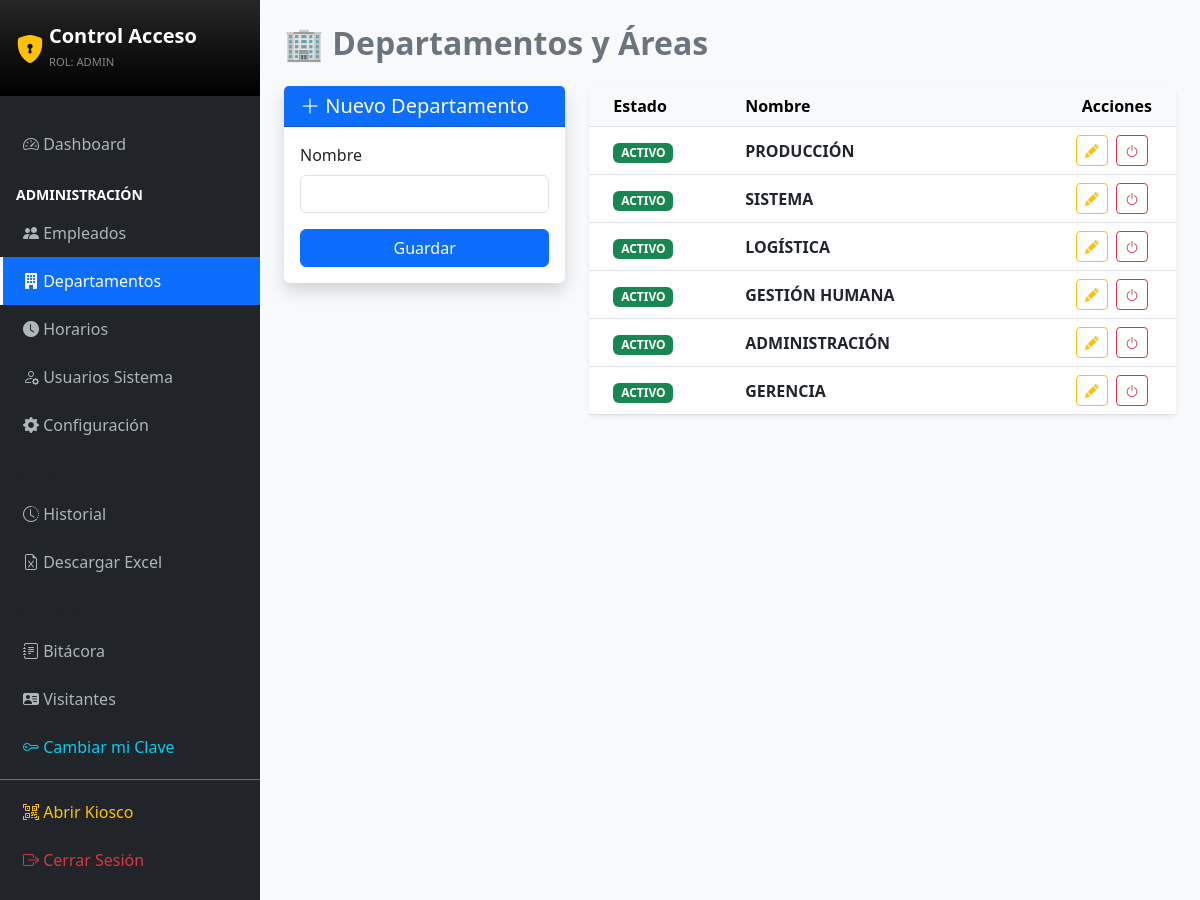
Screenshot of /?c=Department (signed in) with the database file from the repository.
### tables this page shows
CREATE TABLE IF NOT EXISTS `departments` (
  `id` int NOT NULL AUTO_INCREMENT,
  `name` varchar(100) NOT NULL,
  `status` enum('activo','inactivo') DEFAULT 'activo',
  PRIMARY KEY (`id`)
);

### app/controllers/DepartmentController.php (called while the page is built, shortened)
<?php
require_once '../app/models/Department.php';
class DepartmentController {
    private $deptModel;
    public function __construct() {
        $database = new Database();
        $db = $database->getConnection();
        $this->deptModel = new Department($db);
    }
    public function index() {
        $departments = $this->deptModel->readAll();
        require_once '../app/views/departments/index.php';
    }
}
?>

### app/models/Department.php (called while the page is built, shortened)
<?php
class Department {
    private $conn;
    private $table = "departments";
    public function __construct($db) {
        $this->conn = $db;
    }
    public function readAll() {
        $query = "SELECT * FROM " . $this->table . " ORDER BY id DESC";
        $stmt = $this->conn->prepare($query);
        $stmt->execute();
        return $stmt->fetchAll(PDO::FETCH_ASSOC);
    }
}
?>

### app/views/departments/index.php (the view, shortened to what this page needs)
<!DOCTYPE html>
<html lang="es">
<head>
    <link href="https://cdn.jsdelivr.net/npm/bootstrap@5.3.0/dist/css/bootstrap.min.css" rel="stylesheet">
    <link rel="stylesheet" href="https://cdn.jsdelivr.net/npm/bootstrap-icons@1.10.0/font/bootstrap-icons.css">
</head>
<body class="bg-light">
<div class="d-flex">
    <?php require_once '../app/views/layouts/sidebar.php'; ?>
    <div class="flex-grow-1 p-4" style="height: 100vh; overflow-y: auto;">
        <h2 class="mb-4 fw-bold text-secondary">🏢 Departamentos y Áreas</h2>
        <div class="row">
            <div class="col-md-4">
                <div class="card shadow border-0 mb-4">
                    <div class="card-header bg-primary text-white"><h5 class="m-0"><i class="bi bi-plus-lg"></i> Nuevo Departamento</h5></div>
                    <div class="card-body">
                        <form action="?c=Department&a=store" method="POST">
                            <div class="mb-3"><label class="form-label">Nombre</label><input type="text" name="name" class="form-control" required></div>
                            <div class="d-grid"><button type="submit" class="btn btn-primary">Guardar</button></div>
                        </form>
                    </div>
                </div>
            </div>
            <div class="col-md-8">
                <div class="card shadow-sm border-0">
                    <div class="card-body p-0">
                        <table class="table table-hover align-middle mb-0">
                            <thead class="table-light"><tr><th class="ps-4">Estado</th><th>Nombre</th><th class="text-end pe-4">Acciones</th></tr></thead>
                            <tbody>
                                <?php if(isset($departments) && count($departments) > 0): ?>
                                    <?php foreach($departments as $dept): ?>
                                    <tr class="<?php echo (isset($dept['status']) && $dept['status'] == 'inactivo') ? 'table-inactive' : ''; ?>">
                                        <td class="ps-4"><?php echo (isset($dept['status']) && $dept['status'] == 'inactivo') ? '<span class="badge bg-danger">INACTIVO</span>' : '<span class="badge bg-success">ACTIVO</span>'; ?></td>
                                        <td class="fw-bold"><?php echo $dept['name']; ?></td>
                                        <td class="text-end pe-4">
                                            <a href="?c=Department&a=edit&id=<?php echo $dept['id']; ?>" class="btn btn-sm btn-outline-warning me-1"><i class="bi bi-pencil-fill"></i></a>
                                            <?php if(isset($dept['status']) && $dept['status'] == 'inactivo'): ?>
                                                <a href="?c=Department&a=toggle&id=<?php echo $dept['id']; ?>&status=inactivo" class="btn btn-sm btn-outline-success me-1" onclick="confirmarAccion(event, this.href, '¿Reactivar?', 'Visible.', 'success')"><i class="bi bi-power"></i></a>
                                            <?php else: ?>
                                                <a href="?c=Department&a=toggle&id=<?php echo $dept['id']; ?>&status=activo" class="btn btn-sm btn-outline-danger me-1" onclick="confirmarAccion(event, this.href, '¿Desactivar?', 'No visible.', 'warning')"><i class="bi bi-power"></i></a>
                                            <?php endif; ?>
                                        </td>
                                    </tr>
                                    <?php endforeach; ?>
                                <?php else: ?><tr><td colspan="3" class="text-center p-4">Sin datos.</td></tr><?php endif; ?>
                            </tbody>
                        </table>
                    </div>
                </div>
            </div>
        </div>
    </div>
</div>
</body>
</html>

### rows the page displays
departments: status "ACTIVO", name "PRODUCCIÓN"
departments: status "ACTIVO", name "SISTEMA"
departments: status "ACTIVO", name "LOGÍSTICA"
departments: status "ACTIVO", name "GESTIÓN HUMANA"
departments: status "ACTIVO", name "ADMINISTRACIÓN"
departments: status "ACTIVO", name "GERENCIA"

### other values shown
$_SESSION['role'] "ADMIN"
